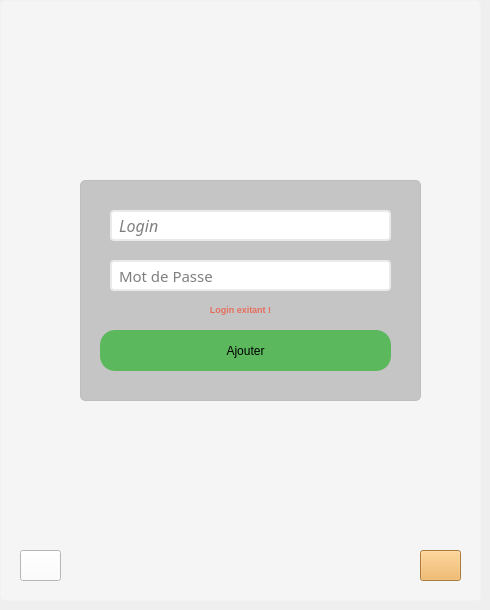
    <widget class="QWidget" name="pageAjoutAdmin">
     <property name="styleSheet">
      <string notr="true">QFrame#frame_AA {
  background-color: rgba(255, 255, 255, 100);
  border: 1px solid transparent;
  border-radius: 5px;
}

QLineEdit {
  border: 2px solid #eaeaea;
  border-radius: 4px;
  padding-left: 5px;
}

QLineEdit:focus {
  border-color: #86b5ff;
}

QGroupBox {
  border: 1px solid #bebebe;
  border-radius: 5px;
  background-color: rgba(0, 0, 0, 50);
}

QPushButton#pB_AA_Ajouter {
  background-color: #5cb85c;
  border-color: #4cae4c;
  border-radius: 15px;
}

QPushButton#pB_AA_Ajouter:hover {
  background-color: #47a447;
  border-color: #398439;
}

QPushButton#pB_AA_Ajouter:pressed {
  background-color: #3f933f;
}

QPushButton#pB_AA_Reinitialiser {
  background-color: #f0ad4e;
  border-color: #eea236;
}

QPushButton#pB_AA_Reinitialiser:hover {
  background-color: #ed9c28;
  border-color: #d58512;
}

QPushButton#pB_AA_Reinitialiser:pressed {
  background-color: #e88f13;
}

QPushButton#pB_AA_Retour {
  color: #333;
  background-color: #fff;
  border-color: #ccc;
}

QPushButton#pB_AA_Retour:hover {
  background-color: #ebebeb;
  border-color: #adadad;
}

QPushButton#pB_AA_Retour:pressed {
  background-color: #d3d3d3;
}</string>
     </property>
     <widget class="QFrame" name="frame_AA">
      <property name="geometry">
       <rect>
        <x>0</x>
        <y>0</y>
        <width>481</width>
        <height>601</height>
       </rect>
      </property>
      <property name="frameShape">
       <enum>QFrame::StyledPanel</enum>
      </property>
      <property name="frameShadow">
       <enum>QFrame::Raised</enum>
      </property>
      <widget class="QGroupBox" name="groupBox_2">
       <property name="geometry">
        <rect>
         <x>80</x>
         <y>180</y>
         <width>341</width>
         <height>221</height>
        </rect>
       </property>
       <property name="title">
        <string/>
       </property>
       <widget class="QLineEdit" name="lE_AA_Login">
        <property name="geometry">
         <rect>
          <x>30</x>
          <y>30</y>
          <width>281</width>
          <height>31</height>
         </rect>
        </property>
        <property name="font">
         <font>
          <family>Candara Light</family>
          <pointsize>12</pointsize>
          <weight>50</weight>
          <italic>true</italic>
          <bold>false</bold>
          <underline>false</underline>
         </font>
        </property>
        <property name="text">
         <string/>
        </property>
        <property name="placeholderText">
         <string>Login</string>
        </property>
       </widget>
       <widget class="QLineEdit" name="lE_AA_Mdp">
        <property name="geometry">
         <rect>
          <x>30</x>
          <y>80</y>
          <width>281</width>
          <height>31</height>
         </rect>
        </property>
        <property name="font">
         <font>
          <family>Candara Light</family>
          <pointsize>11</pointsize>
          <italic>false</italic>
         </font>
        </property>
        <property name="text">
         <string/>
        </property>
        <property name="echoMode">
         <enum>QLineEdit::PasswordEchoOnEdit</enum>
        </property>
        <property name="placeholderText">
         <string>Mot de Passe</string>
        </property>
       </widget>
       <widget class="QPushButton" name="pB_AA_Ajouter">
        <property name="geometry">
         <rect>
          <x>20</x>
          <y>150</y>
          <width>291</width>
          <height>41</height>
         </rect>
        </property>
        <property name="text">
         <string>Ajouter</string>
        </property>
       </widget>
       <widget class="QLabel" name="l_AA_LoginExistant">
        <property name="geometry">
         <rect>
          <x>40</x>
          <y>120</y>
          <width>241</width>
          <height>20</height>
         </rect>
        </property>
        <property name="text">
         <string>&lt;html&gt;&lt;head/&gt;&lt;body&gt;&lt;p align=&quot;center&quot;&gt;&lt;span style=&quot; font-size:7pt; font-weight:600; color:#e56e5e;&quot;&gt;Login exitant !&lt;/span&gt;&lt;/p&gt;&lt;/body&gt;&lt;/html&gt;</string>
        </property>
       </widget>
      </widget>
      <widget class="QPushButton" name="pB_AA_Retour">
       <property name="geometry">
        <rect>
         <x>20</x>
         <y>550</y>
         <width>41</width>
         <height>31</height>
        </rect>
       </property>
       <property name="text">
        <string/>
       </property>
       <property name="icon">
        <iconset resource="rsc.qrc">
         <normaloff>:/icones/icones/retour1.jpg</normaloff>:/icones/icones/retour1.jpg</iconset>
       </property>
      </widget>
      <widget class="QPushButton" name="pB_AA_Reinitialiser">
       <property name="geometry">
        <rect>
         <x>420</x>
         <y>550</y>
         <width>41</width>
         <height>31</height>
        </rect>
       </property>
       <property name="text">
        <string/>
       </property>
       <property name="icon">
        <iconset resource="rsc.qrc">
         <normaloff>:/icones/icones/reinitialisation.png</normaloff>:/icones/icones/reinitialisation.png</iconset>
       </property>
      </widget>
     </widget>
    </widget>
